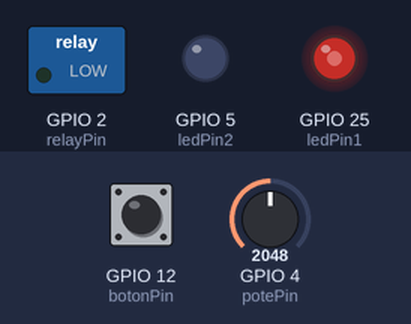
A sketch run on a simulated ESP32. Parts: switched loads named in the sketch (green lamp = pin HIGH), output pins drawn as LEDs (lit = HIGH). Inputs (shaded band) come from the test bench; at power-on: GPIO 4 (potePin) = 2048, GPIO 12 (botonPin) HIGH (analog values on the 0–4095 scale). What the sketch prints to the serial monitor is not drawn.

Above: at 1.2 s.
1.3 s: GPIO 4 (potePin) set to 2110
At 2.3 s:
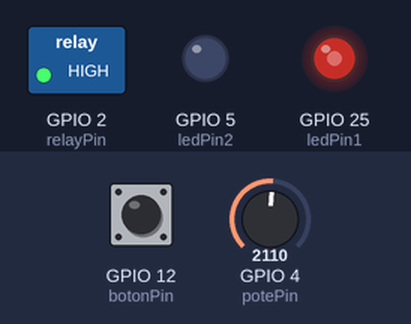
2.8 s: GPIO 12 (botonPin) pulled LOW for 0.15 s
At 3.9 s:
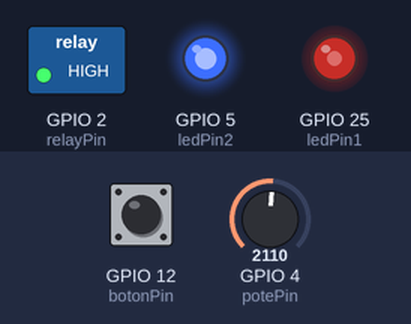
4.4 s: GPIO 4 (potePin) set to 2047
At 4.8 s:
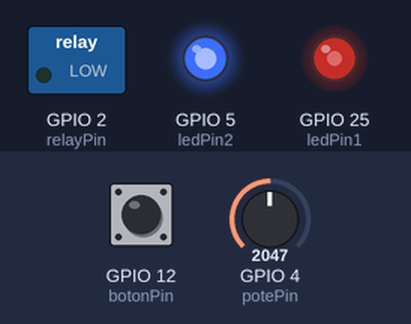
5.9 s: GPIO 4 (potePin) set to 491
At 7.1 s:
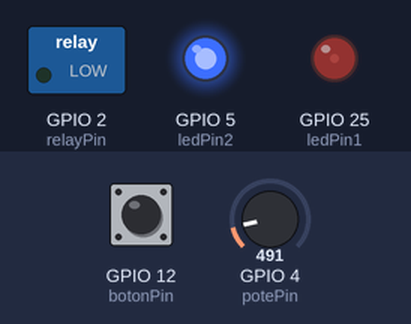
7.4 s: GPIO 12 (botonPin) pulled LOW for 1 s
At 8.7 s:
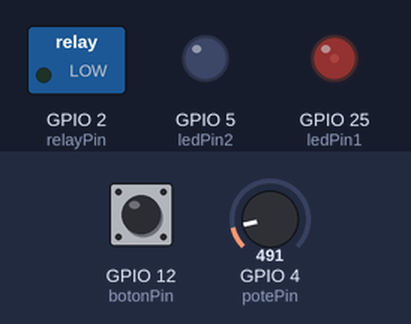
9.9 s: GPIO 4 (potePin) set to 0
At 10.9 s:
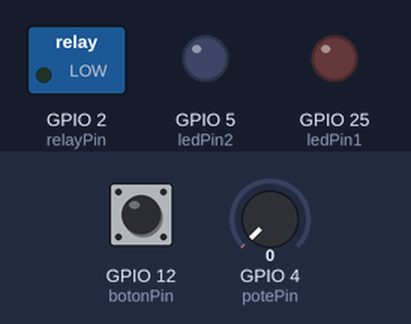
Timing chart, 0 to 12.4 s (numbered marks = the images above; inputs shaded):
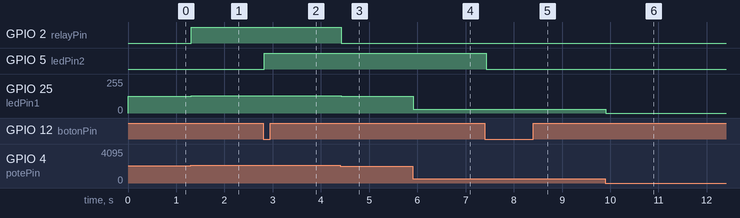

Measured:
- the behaviour switches between 2051 and 2052 on GPIO 4 (potePin) (found by bisection; images 0 and 1)
- after the input at 1.3 s, GPIO 2 (relayPin): LOW → HIGH at once; GPIO 25 (ledPin1): 127/255 → 131/255 at once
- after the input at 2.8 s, GPIO 5 (ledPin2): LOW → HIGH at once
- after the input at 4.4 s, GPIO 2 (relayPin): HIGH → LOW at once; GPIO 25 (ledPin1): 131/255 → 127/255 at once
- after the input at 5.9 s, GPIO 25 (ledPin1): 127/255 → 30/255 at once
- after the input at 7.4 s, GPIO 5 (ledPin2): HIGH → LOW at once
- after the input at 9.9 s, GPIO 25 (ledPin1): 30/255 → 0/255 at once

The sketch:

sketch.ino
```cpp
// potenciometro
const int potePin = 4;
volatile int estadoPote;

const int ledPin1 = 25; //rojo
const int relayPin = 2; //relay con led verde

// led azul y vars para logica boton
const int botonPin = 12;
const int ledPin2 = 5; // azul

volatile int estadoBotonAnterior;
volatile int estadoBotonActual;
volatile int estadoLed = LOW;

//ESTADISTICOS
volatile int counter = 0;
volatile float porcPote = 0;

void setup() {
  Serial.begin(115200);
  Serial.println("Hello, ESP32!");
  Serial.begin(115200);
  pinMode(potePin, INPUT);
  pinMode(ledPin1, OUTPUT);
  pinMode(relayPin, OUTPUT);
  pinMode(botonPin, INPUT);
  pinMode(ledPin2, OUTPUT);
  estadoBotonActual = digitalRead(botonPin);
  digitalWrite(ledPin2, estadoLed);
  analogReadResolution(10);
  analogWriteResolution(10);

}

void loop() {
  // valor potenciometro y cambio intensidad led rojo
  estadoPote = analogRead(potePin);
  analogWrite(ledPin1, estadoPote);

  // led verde
  if (estadoPote>512){
    digitalWrite(2, HIGH);
    Serial.println("Encendido V"); // esto claramente se puede mejorar con una variable que guarde y se imprima todo abajo
  } else {
    digitalWrite(2, LOW);
    Serial.println("Apagado V");
  }

  //LOGICA LED AZUL Y BOTON (LO QUE NO ESTOY SEGURO ES SI HAY QUE USAR INTERRUPCIONES PARA ESTO)
  // mentira estoy casi seguro que si son interrupciones, voy a esperar que el profe suba lo suyo
  estadoBotonAnterior = estadoBotonActual;
  estadoBotonActual = digitalRead(botonPin);
  delay(10);
  if(estadoBotonActual == LOW && estadoBotonAnterior == HIGH){
    estadoLed = !estadoLed;
    counter = counter + 1;
  }
  digitalWrite(ledPin2, estadoLed);


  Serial.println(estadoPote);
  //IMPRIMO ESTADISTICOS (se soluciona lo de led verde arriba, podria mejorarse)
  porcPote = ((float)estadoPote/1024)*100;

  if(estadoLed){
    Serial.println("Apagado A");
  }else{
    Serial.println("Encendido A");
  }
  Serial.println(porcPote);
  Serial.println(counter);
  Serial.println("-------------------------");//divisor para pruebas
  delay(10); // this speeds up the simulation
}
```
